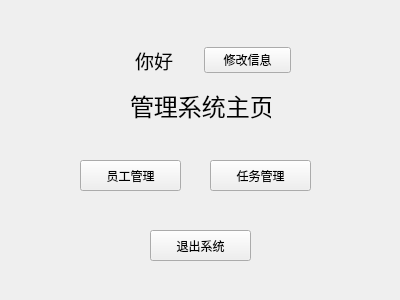
<?xml version="1.0" encoding="UTF-8"?>
<ui version="4.0">
 <class>menu</class>
 <widget class="QWidget" name="menu">
  <property name="geometry">
   <rect>
    <x>0</x>
    <y>0</y>
    <width>400</width>
    <height>300</height>
   </rect>
  </property>
  <property name="windowTitle">
   <string>Form</string>
  </property>
  <widget class="QLabel" name="label">
   <property name="geometry">
    <rect>
     <x>130</x>
     <y>80</y>
     <width>141</width>
     <height>51</height>
    </rect>
   </property>
   <property name="text">
    <string>&lt;html&gt;&lt;head/&gt;&lt;body&gt;&lt;p&gt;&lt;span style=&quot; font-size:18pt;&quot;&gt;管理系统主页&lt;/span&gt;&lt;/p&gt;&lt;/body&gt;&lt;/html&gt;</string>
   </property>
   <property name="alignment">
    <set>Qt::AlignCenter</set>
   </property>
  </widget>
  <widget class="QPushButton" name="pushButton">
   <property name="geometry">
    <rect>
     <x>80</x>
     <y>160</y>
     <width>101</width>
     <height>31</height>
    </rect>
   </property>
   <property name="text">
    <string>员工管理</string>
   </property>
  </widget>
  <widget class="QPushButton" name="pushButton_2">
   <property name="geometry">
    <rect>
     <x>210</x>
     <y>160</y>
     <width>101</width>
     <height>31</height>
    </rect>
   </property>
   <property name="text">
    <string>任务管理</string>
   </property>
  </widget>
  <widget class="QPushButton" name="pushButton_4">
   <property name="geometry">
    <rect>
     <x>150</x>
     <y>230</y>
     <width>101</width>
     <height>31</height>
    </rect>
   </property>
   <property name="text">
    <string>退出系统</string>
   </property>
  </widget>
  <widget class="QWidget" name="widget" native="true">
   <property name="geometry">
    <rect>
     <x>110</x>
     <y>40</y>
     <width>181</width>
     <height>41</height>
    </rect>
   </property>
   <layout class="QHBoxLayout" name="horizontalLayout">
    <item>
     <widget class="QLabel" name="manageLa">
      <property name="text">
       <string>&lt;html&gt;&lt;head/&gt;&lt;body&gt;&lt;p&gt;&lt;span style=&quot; font-size:14pt;&quot;&gt;你好&lt;/span&gt;&lt;/p&gt;&lt;/body&gt;&lt;/html&gt;</string>
      </property>
      <property name="alignment">
       <set>Qt::AlignCenter</set>
      </property>
     </widget>
    </item>
    <item>
     <widget class="QPushButton" name="pushButton_3">
      <property name="text">
       <string>修改信息</string>
      </property>
     </widget>
    </item>
   </layout>
  </widget>
 </widget>
 <resources/>
 <connections/>
</ui>
